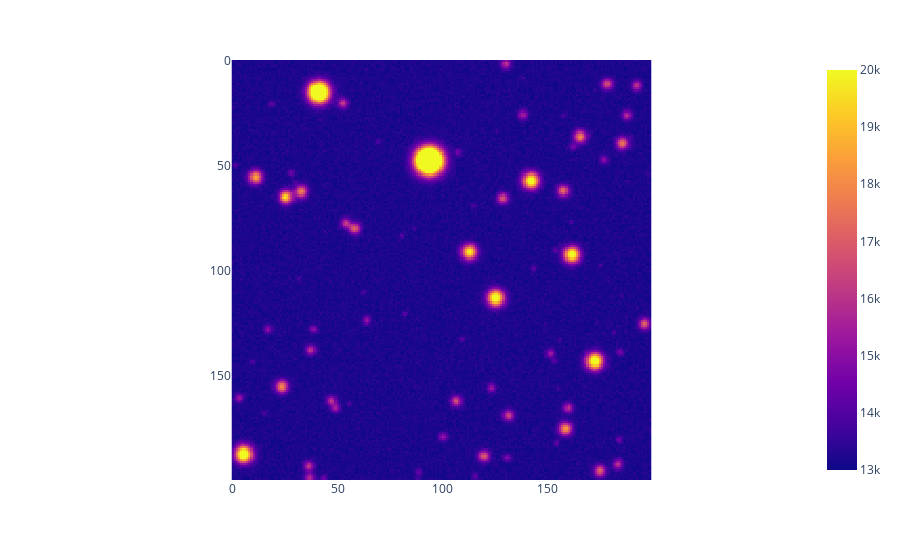

The notebook cell saved with this chart:
### Code cell
sky, df = create_sky(size=200)
px.imshow(sky, 13000, 20000)

### Figure 1 — Plotly figure (JSON) as saved in the notebook; plotly's stock layout.template omitted (floating-point values rounded to 4 significant figures; data arrays with more than 128 entries replaced by an {"elided": "..."} marker saying what was removed)
{"data": [{"coloraxis": "coloraxis", "hovertemplate": "x: %{x}<br>y: %{y}<br>color: %{z}<extra></extra>", "name": "0", "type": "heatmap", "xaxis": "x", "yaxis": "y", "z": {"elided": "200x200 float values"}}], "layout": {"coloraxis": {"cmax": 20000, "cmin": 13000, "colorscale": [[0, "#0d0887"], [0.1111, "#46039f"], [0.2222, "#7201a8"], [0.3333, "#9c179e"], [0.4444, "#bd3786"], [0.5556, "#d8576b"], [0.6667, "#ed7953"], [0.7778, "#fb9f3a"], [0.8889, "#fdca26"], [1, "#f0f921"]]}, "margin": {"t": 60}, "xaxis": {"anchor": "y", "constrain": "domain", "domain": [0, 1], "scaleanchor": "y"}, "yaxis": {"anchor": "x", "autorange": "reversed", "constrain": "domain", "domain": [0, 1]}}}
